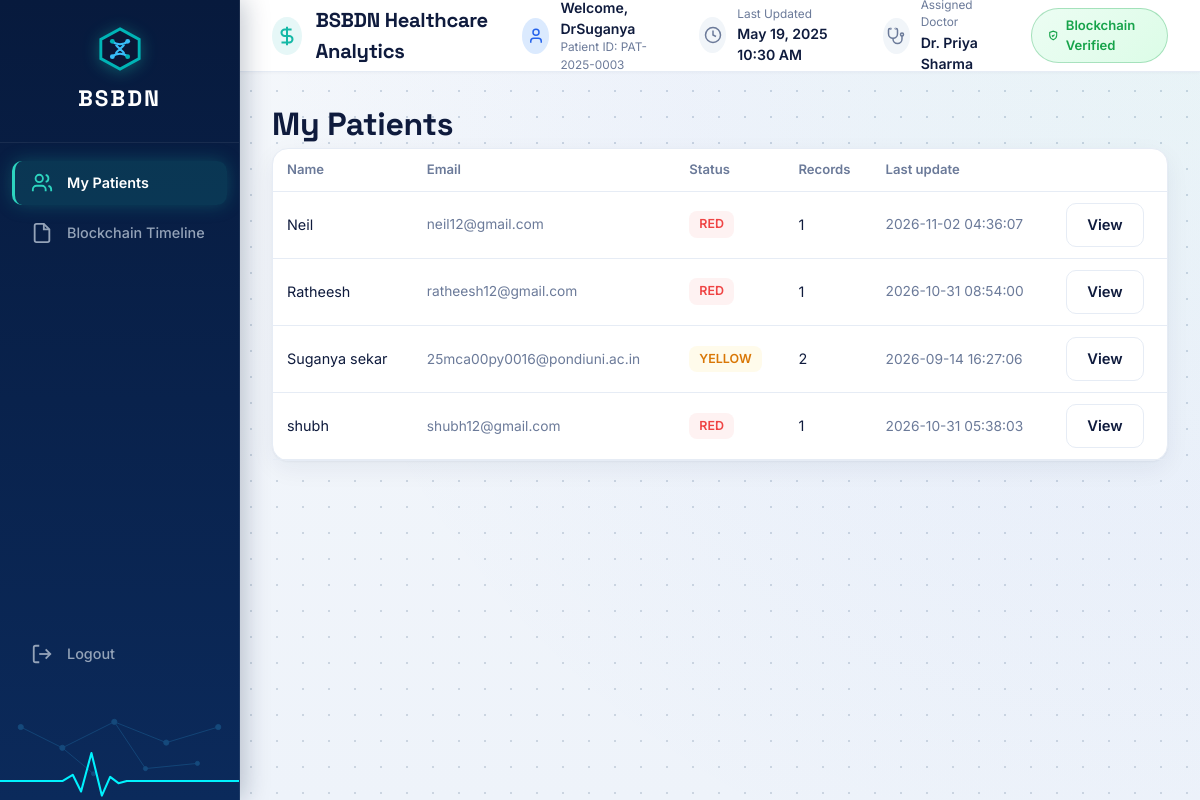
The page /doctor (signed in) on the database its author committed.
### tables this page shows
CREATE TABLE users (
                id INTEGER PRIMARY KEY AUTOINCREMENT,
                name TEXT NOT NULL,
                email TEXT UNIQUE NOT NULL,
                password_hash TEXT NOT NULL,
                role TEXT NOT NULL CHECK(role IN ('patient','doctor','admin')),
                created_at TEXT DEFAULT (datetime('now'))
            , status TEXT DEFAULT 'active');

### app.py (the view)
@app.route("/doctor")
@login_required(role="doctor")
def doctor_home():
    user = current_user()
    with db.db_session() as conn:
        patients = conn.execute(
            """SELECT u.*,
                      (SELECT COUNT(*) FROM health_records hr WHERE hr.patient_id = u.id) as record_count,
                      (SELECT recorded_at FROM health_records hr WHERE hr.patient_id = u.id ORDER BY recorded_at DESC LIMIT 1) as last_update
               FROM users u
               JOIN doctor_patient_consent c ON c.patient_id = u.id
               WHERE u.role = 'patient' AND c.doctor_id = ? AND c.status = 'approved'
               ORDER BY u.name""",
            (user["id"],),
        ).fetchall()
    patient_rows = []
    for p in patients:
        latest = None
        with db.db_session() as conn:
            latest = conn.execute(
                "SELECT * FROM health_records WHERE patient_id = ? ORDER BY recorded_at DESC LIMIT 1",
                (p["id"],),
            ).fetchone()
        status = "no-data"
        if latest:
            organs = db.organ_status_from_vitals(
                latest["heart_rate"], latest["bp_sys"], latest["bp_dia"],
                latest["oxygen_level"], latest["temperature"],
            )
            status = db.overall_status(organs)
        patient_rows.append({"patient": p, "status": status})
    return render_template("doctor_home.html", patient_rows=patient_rows)

### app.py (called while the page is built)
def login_required(role=None):
    def decorator(f):
        @wraps(f)
        def wrapped(*args, **kwargs):
            if "user_id" not in session:
                flash("Please log in to continue.", "error")
                return redirect(url_for("login"))
            if role and session.get("role") != role and session.get("role") != "admin":
                flash("You don't have access to that page.", "error")
                return redirect(url_for("dashboard"))
            return f(*args, **kwargs)
        return wrapped
    return decorator

def current_user():
    if "user_id" not in session:
        return None
    with db.db_session() as conn:
        return conn.execute("SELECT * FROM users WHERE id = ?", (session["user_id"],)).fetchone()

### database.py (called while the page is built)
def get_conn():
    conn = sqlite3.connect(DB_PATH)
    conn.row_factory = sqlite3.Row
    conn.execute("PRAGMA foreign_keys = ON")
    return conn

@contextmanager
def db_session():
    conn = get_conn()
    try:
        yield conn
        conn.commit()
    finally:
        conn.close()

def organ_status_from_vitals(hr, bp_sys, bp_dia, spo2, temp):
    def bucket(value, green_range, yellow_range):
        if value is None:
            return "yellow"
        lo, hi = green_range
        if lo <= value <= hi:
            return "green"
        ylo, yhi = yellow_range
        if ylo <= value <= yhi:
            return "yellow"
        return "red"
    heart = bucket(hr, (60, 100), (50, 120))
    lungs = bucket(spo2, (95, 100), (90, 95))
    kidneys = bucket(bp_sys, (90, 129), (80, 139)) if bp_sys is not None else "yellow"
    liver = bucket(temp, (36.1, 37.5), (35.5, 38.5)) if temp is not None else "yellow"
    brain = bucket(bp_dia, (60, 89), (50, 99)) if bp_dia is not None else "yellow"
    return {
        "heart": heart,
        "lungs": lungs,
        "kidneys": kidneys,
        "liver": liver,
        "brain": brain,
    }

def overall_status(organ_map):
    if "red" in organ_map.values():
        return "red"
    if "yellow" in organ_map.values():
        return "yellow"
    return "green"

### templates/doctor_home.html (shortened to what this page needs)
{% extends "base.html" %}
{% block content %}
<h1>My Patients</h1>
<div class="card">
  <table>
    <tr><th>Name</th><th>Email</th><th>Status</th><th>Records</th><th>Last update</th><th></th></tr>
    {% for row in patient_rows %}
    <tr>
      <td>{{ row.patient.name }}</td>
      <td class="muted">{{ row.patient.email }}</td>
      <td><span class="badge {{ row.status if row.status != 'no-data' else 'gray' }}">{{ row.status|upper }}</span></td>
      <td>{{ row.patient.record_count }}</td>
      <td class="muted">{{ row.patient.last_update or '—' }}</td>
      <td><a class="btn btn-outline" href="{{ url_for('doctor_patient', patient_id=row.patient.id) }}">View</a></td>
    </tr>
    {% else %}
    <tr><td colspan="6" class="muted">No patients registered yet.</td></tr>
    {% endfor %}
  </table>
</div>
{% endblock %}

### templates/base.html (shortened to what this page needs)
<!DOCTYPE html>
<html lang="en">
<head>
  <link rel="stylesheet" href="{{ url_for('static', filename='css/style.css') }}">
</head>
<body>
  {% if session.user_id %}
  <div class="app-layout">
    <aside class="app-sidebar" id="appSidebar">
      <div class="sidebar-brand">
        <div class="brand-hexagon-logo">
        </div>
        <div class="brand-wordmark">BSBDN</div>
      </div>
      <nav class="sidebar-nav">
        {% if session.role == 'patient' %}
          <a class="nav-link {% if request.endpoint == 'dashboard' %}active{% endif %}" href="{{ url_for('dashboard') }}">
            <svg viewBox="0 0 24 24" fill="none" stroke="currentColor"><circle cx="12" cy="12" r="9"/><path d="m16 12-4-2v6"/></svg>
            <span>Patient Overview</span>
          </a>
          <a class="nav-link {% if request.endpoint == 'analytics' %}active{% endif %}" href="{{ url_for('analytics') }}">
            <svg viewBox="0 0 24 24" fill="none" stroke="currentColor"><path d="M3 3v18h18"/><path d="m19 9-5 5-4-4-3 3"/></svg>
            <span>Health Trends</span>
          </a>
          <a class="nav-link" href="#records">
            <svg viewBox="0 0 24 24" fill="none" stroke="currentColor"><path d="M14 2H6a2 2 0 0 0-2 2v16a2 2 0 0 0 2 2h12a2 2 0 0 0 2-2V8z"/><polyline points="14 2 14 8 20 8"/><line x1="16" y1="13" x2="8" y2="13"/><line x1="16" y1="17" x2="8" y2="17"/></svg>
            <span>Records</span>
          </a>
          <a class="nav-link {% if request.endpoint == 'blockchain_view' %}active{% endif %}" href="{{ url_for('blockchain_view') }}">
            <svg viewBox="0 0 24 24" fill="none" stroke="currentColor"><path d="M10 13a5 5 0 0 0 7.54.54l3-3a5 5 0 0 0-7.07-7.07l-1.72 1.71"/><path d="M14 11a5 5 0 0 0-7.54-.54l-3 3a5 5 0 0 0 7.07 7.07l1.71-1.71"/></svg>
            <span>Blockchain Timeline</span>
          </a>
          <a class="nav-link {% if request.endpoint == 'add_record' %}active{% endif %}" href="{{ url_for('add_record') }}">
            <svg viewBox="0 0 24 24" fill="none" stroke="currentColor"><path d="M18 20a6 6 0 0 0-12 0"/><circle cx="12" cy="10" r="4"/><circle cx="12" cy="12" r="10"/></svg>
            <span>Activity</span>
          </a>
          <a class="nav-link" href="#medications">
            <svg viewBox="0 0 24 24" fill="none" stroke="currentColor"><path d="m10.5 20.5 10-10a4.95 4.95 0 1 0-7-7l-10 10a4.95 4.95 0 1 0 7 7Z"/><path d="m8.5 8.5 7 7"/></svg>
            <span>Medications</span>
          </a>
          <a class="nav-link" href="#appointments">
            <svg viewBox="0 0 24 24" fill="none" stroke="currentColor"><rect width="18" height="18" x="3" y="4" rx="2" ry="2"/><line x1="16" x2="16" y1="2" y2="6"/><line x1="8" x2="8" y1="2" y2="6"/><line x1="3" x2="21" y1="10" y2="10"/></svg>
            <span>Appointments</span>
          </a>
          <a class="nav-link" href="#alerts">
            <svg viewBox="0 0 24 24" fill="none" stroke="currentColor"><path d="M6 8a6 6 0 0 1 12 0c0 7 3 9 3 9H3s3-2 3-9"/><path d="M10.3 21a1.94 1.94 0 0 0 3.4 0"/></svg>
            <span>Alerts</span>
          </a>
          <a class="nav-link {% if request.endpoint in ('doctor_access', 'audit_log_view') %}active{% endif %}" href="{{ url_for('doctor_access') }}">
            <svg viewBox="0 0 24 24" fill="none" stroke="currentColor"><circle cx="12" cy="12" r="3"/><path d="M19.4 15a1.65 1.65 0 0 0 .33 1.82l.06.06a2 2 0 0 1 0 2.83 2 2 0 0 1-2.83 0l-.06-.06a1.65 1.65 0 0 0-1.82-.33 1.65 1.65 0 0 0-1 1.51V21a2 2 0 0 1-2 2 2 2 0 0 1-2-2v-.09A1.65 1.65 0 0 0 9 19.4a1.65 1.65 0 0 0-1.82.33l-.06.06a2 2 0 0 1-2.83 0 2 2 0 0 1 0-2.83l.06-.06a1.65 1.65 0 0 0 .33-1.82 1.65 1.65 0 0 0-1.51-1H3a2 2 0 0 1-2-2 2 2 0 0 1 2-2h.09A1.65 1.65 0 0 0 4.6 9a1.65 1.65 0 0 0-.33-1.82l-.06-.06a2 2 0 0 1 0-2.83 2 2 0 0 1 2.83 0l.06.06a1.65 1.65 0 0 0 1.82.33H9a1.65 1.65 0 0 0 1-1.51V3a2 2 0 0 1 2-2 2 2 0 0 1 2 2v.09a1.65 1.65 0 0 0 1 1.51 1.65 1.65 0 0 0 1.82-.33l.06-.06a2 2 0 0 1 2.83 0 2 2 0 0 1 0 2.83l-.06.06a1.65 1.65 0 0 0-.33 1.82V9a1.65 1.65 0 0 0 1.51 1H21a2 2 0 0 1 2 2 2 2 0 0 1-2 2h-.09a1.65 1.65 0 0 0-1.51 1z"/></svg>
            <span>Settings</span>
          </a>
        {% elif session.role == 'doctor' %}
          <a class="nav-link {% if request.endpoint == 'doctor_home' %}active{% endif %}" href="{{ url_for('doctor_home') }}">
            <svg viewBox="0 0 24 24" fill="none" stroke="currentColor"><path d="M16 21v-2a4 4 0 0 0-4-4H6a4 4 0 0 0-4 4v2"/><circle cx="9" cy="7" r="4"/><path d="M22 21v-2a4 4 0 0 0-3-3.87"/><path d="M16 3.13a4 4 0 0 1 0 7.75"/></svg>
            <span>My Patients</span>
          </a>
          <a class="nav-link {% if request.endpoint == 'blockchain_view' %}active{% endif %}" href="{{ url_for('blockchain_view') }}">
            <svg viewBox="0 0 24 24" fill="none" stroke="currentColor"><path d="M14 2H6a2 2 0 0 0-2 2v16a2 2 0 0 0 2 2h12a2 2 0 0 0 2-2V8z"/><polyline points="14 2 14 8 20 8"/></svg>
            <span>Blockchain Timeline</span>
          </a>
        {% endif %}
        <a class="nav-link" href="{{ url_for('logout') }}" style="margin-top:auto;">
          <svg viewBox="0 0 24 24" fill="none" stroke="currentColor"><path d="M9 21H5a2 2 0 0 1-2-2V5a2 2 0 0 1 2-2h4"/><polyline points="16 17 21 12 16 7"/><line x1="21" y1="12" x2="9" y2="12"/></svg>
          <span>Logout</span>
        </a>
      </nav>
      <div class="sidebar-footer-ecg">
      </div>
    </aside>
    <main class="app-main">
      <header class="top-header">
        <div class="header-left">
          <div class="header-logo-icon">
            <svg width="22" height="22" viewBox="0 0 24 24" fill="none" stroke="currentColor" stroke-width="2.2"><path d="M12 2v20M17 5H9.5a3.5 3.5 0 0 0 0 7h5a3.5 3.5 0 0 1 0 7H6"/></svg>
          </div>
          <span class="header-app-title">BSBDN Healthcare Analytics</span>
        </div>
        <div class="header-right">
          <div class="header-info-item patient-name-box">
            <div class="header-info-icon avatar">
              <svg width="18" height="18" viewBox="0 0 24 24" fill="none" stroke="currentColor" stroke-width="2"><path d="M19 21v-2a4 4 0 0 0-4-4H9a4 4 0 0 0-4 4v2"/><circle cx="12" cy="7" r="4"/></svg>
            </div>
            <div class="header-info-content">
              <span class="header-info-primary">Welcome, {{ (user.name if user else session.name) or 'Alex Morgan' }}</span>
              <span class="header-info-sub">Patient ID: PAT-2025-000{{ (user.id if user else session.user_id) or '789' }}</span>
            </div>
          </div>
          <div class="header-info-item">
            <div class="header-info-icon">
              <svg width="18" height="18" viewBox="0 0 24 24" fill="none" stroke="currentColor" stroke-width="2"><circle cx="12" cy="12" r="10"/><polyline points="12 6 12 12 16 14"/></svg>
            </div>
            <div class="header-info-content">
              <span class="header-info-sub">Last Updated</span>
              <span class="header-info-primary">{{ (latest.recorded_at if latest else 'May 19, 2025 10:30 AM') }}</span>
            </div>
          </div>
          <div class="header-info-item">
            <div class="header-info-icon">
              <svg width="18" height="18" viewBox="0 0 24 24" fill="none" stroke="currentColor" stroke-width="2"><path d="M4.8 2.3A.3.3 0 1 0 5 2H4a2 2 0 0 0-2 2v5a6 6 0 0 0 6 6v0a6 6 0 0 0 6-6V4a2 2 0 0 0-2-2h-1a.2.2 0 1 0 .3.3"/><path d="M8 15v1a6 6 0 0 0 6 6v0a6 6 0 0 0 6-6v-4"/><circle cx="20" cy="10" r="2"/></svg>
            </div>
            <div class="header-info-content">
              <span class="header-info-sub">Assigned Doctor</span>
              <span class="header-info-primary">Dr. Priya Sharma</span>
            </div>
          </div>
          <div class="header-info-item verified-pill-box">
            <a href="{{ url_for('blockchain_view') }}" class="verified-pill" style="text-decoration:none;cursor:pointer;" title="View Blockchain Verification Timeline">
              <svg width="15" height="15" viewBox="0 0 24 24" fill="none" stroke="currentColor" stroke-width="2.5"><path d="M12 22s8-4 8-10V5l-8-3-8 3v7c0 6 8 10 8 10z"/><path d="m9 12 2 2 4-4"/></svg>
              <span>Blockchain Verified</span>
            </a>
          </div>
        </div>
      </header>
      <div class="dashboard-content">
        {% block content %}{% endblock %}
      </div>
    </main>
  </div>
  {% endif %}
</body>
</html>

### rows shown on the page
users: name "DrSuganya"
users: patient.name "Neil", patient.email "neil12@gmail.com"
users: patient.name "Ratheesh", patient.email "ratheesh12@gmail.com"
users: patient.name "Suganya sekar", patient.email "25mca00py0016@pondiuni.ac.in"
users: patient.name "shubh", patient.email "shubh12@gmail.com"

### other values the page prints
{{ (user.id if user else session.user_id) or '789' }} "3"
{{ (latest.recorded_at if latest else 'May 19, 2025 10:30 AM') }} "May 19, 2025 10:30 AM"
{{ row.status|upper }} "RED" "RED" "YELLOW" "RED"
{{ row.patient.record_count }} "1" "1" "2" "1"
{{ row.patient.last_update or '—' }} "2026-11-02 04:36:07" "2026-10-31 08:54:00" "2026-09-14 16:27:06" "2026-10-31 05:38:03"
